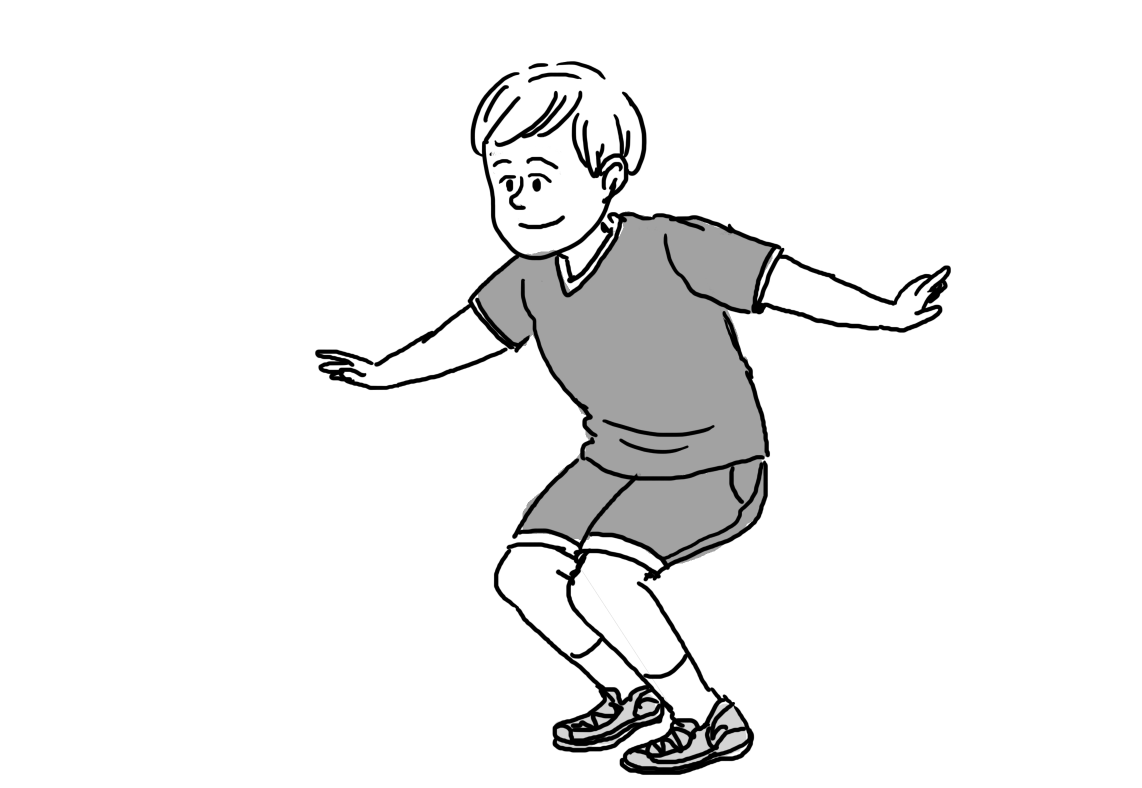
#> input picture bend.jpg, 2283 x 1575 px (shown at 1/2 size)
$ jupyter execute '4 cv2.ipynb'
#> lines starting #> are read from the running program, lines starting #| are printed output that depends on the picture
[cell 1]
import cv2
import numpy as np
img=cv2.imread('bend.jpg')
#> img is the input picture: shape (1575, 2283, 3); min 0, max 255, mean 239.9
#print(img.shape)
#resize picture
imgResize=cv2.resize(img,(200,200))
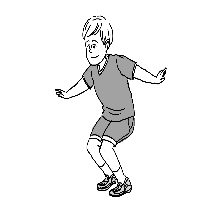
#> imgResize: shape (200, 200, 3); min 0, max 255, mean 239.8
#print(imgResize.shape)
imgCropped=img[0:200,200:500]
#> imgCropped: shape (200, 300, 3); every value is 255
#cv2.imshow("resize image",imgResize)
#cv2.imshow('Image',img)
cv2.imshow('cropped',imgCropped)
cv2.waitKey(0)


$ run again, with shapes.png saved as bend.jpg
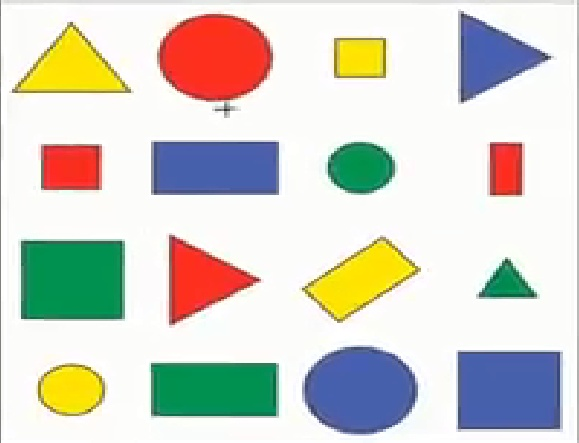
#> input picture shapes.png, 579 x 443 px
#> img is the input picture: shape (443, 579, 3); mean B, G, R 201.2, 210.8, 211.9
#> `imgResize=cv2.resize(img,(200,200))`:
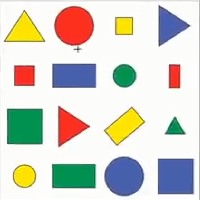
#> imgResize: shape (200, 200, 3); mean B, G, R 201.2, 210.7, 211.9
#> `imgCropped=img[0:200,200:500]`:
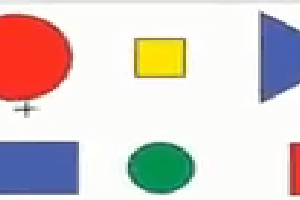
#> imgCropped: shape (200, 300, 3); mean B, G, R 202.6, 206, 216.7
